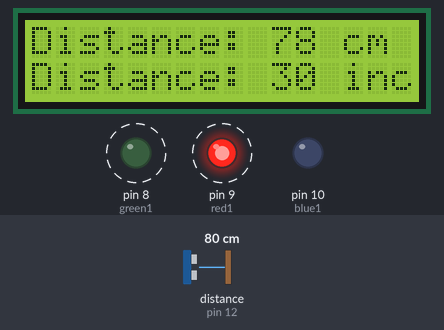
Recording of a sketch running on a simulated Arduino Uno, built with avr-gcc and run on an emulated ATmega328P. On the bench: 16×2 character LCD, output pins drawn as LEDs (lit = HIGH). Wiring (inferred from the names in the program): ultrasonic range finder: trigger pin 11; echo pin 12. Dashed ring = blinking. The test bench sets the inputs (shaded band); at power-on: distance to the obstacle (sensor on pin 12) 80 cm. The echo pulse lasts 58.3 µs per cm; pins used as bus, display or sensor lines are not drawn.

Above: at 1.2 s.
1.3 s: distance to the obstacle (sensor on pin 12) set to 2 cm
At 2.5 s:
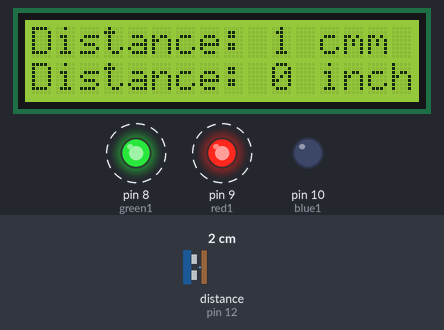
4.1 s: distance to the obstacle (sensor on pin 12) set to 18 cm
At 5.5 s:
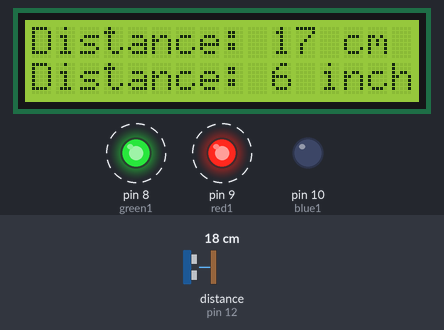
7.1 s: distance to the obstacle (sensor on pin 12) set to 4 cm
At 9.1 s:
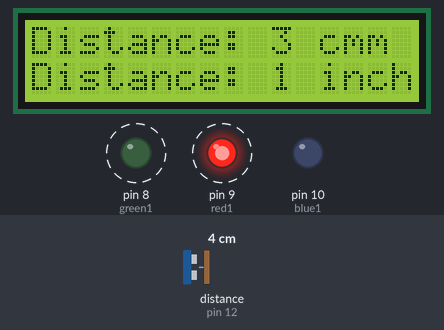
Timing chart, 0 to 15.2 s (numbered marks = the images above; inputs shaded):
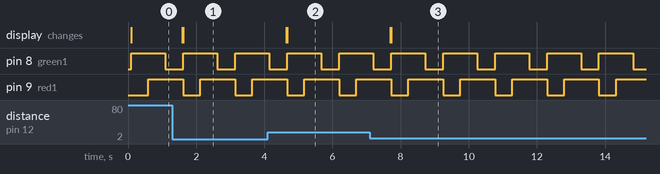

Measured:
- after the input at 1.3 s, the display: first changes after 0.30 s (image 1 shows a later state)
- after the input at 4.1 s, the display: first changes after 0.55 s (image 2 shows a later state)
- after the input at 7.1 s, the display: first changes after 0.60 s (image 3 shows a later state)
- by itself, pin 8 (green1): alternates HIGH for 1.0 s and LOW for 0.53 s
- by itself, pin 9 (red1): alternates HIGH for 1.0 s and LOW for 0.50 s

The sketch:

arduino_2560_ultrasonic_LCD_plus_LED_ino.ino
```cpp
#include <LiquidCrystal.h> // includes the LiquidCrystal Library
LiquidCrystal lcd(1, 2, 4, 5, 6, 7); // Creates an LCD object. Parameters: (rs, enable, d4, d5, d6, d7)
const int trigPin = 11;
const int echoPin = 12;
const int blue1 = 10;
const int red1 = 9;
const int green1 = 8;

long duration;
int distanceCm, distanceInch;

void setup() {
lcd.begin(16,2); // Initializes the interface to the LCD screen, and specifies the dimensions (width and height) of the display
pinMode(trigPin, OUTPUT);
pinMode(echoPin, INPUT);
pinMode(blue1, OUTPUT);
pinMode(red1, OUTPUT);
pinMode(green1, OUTPUT);
}


void loop() {
digitalWrite(trigPin, LOW);
delayMicroseconds(2);
digitalWrite(trigPin, HIGH);
delayMicroseconds(10);
digitalWrite(trigPin, LOW);
duration = pulseIn(echoPin, HIGH);
distanceCm= duration*0.034/2;
distanceInch = duration*0.0133/2;
lcd.setCursor(0,0); // Sets the location at which subsequent text written to the LCD will be displayed
lcd.print("Distance: "); // Prints string "Distance" on the LCD
lcd.print(distanceCm); // Prints the distance value from the sensor
lcd.print(" cm");
delay(10);
lcd.setCursor(0,1);
lcd.print("Distance: ");
lcd.print(distanceInch);
lcd.print(" inch");
delay(10);
// Green Light
digitalWrite(green1, HIGH);
digitalWrite(blue1, LOW);
digitalWrite(red1, LOW);
delay(500);
// Yello Light
digitalWrite(green1, HIGH);
digitalWrite(blue1, LOW);
digitalWrite(red1, HIGH);
delay(500);
// Red Light
digitalWrite(green1, LOW);
digitalWrite(blue1, LOW);
digitalWrite(red1, HIGH);
delay(500);
}
```
